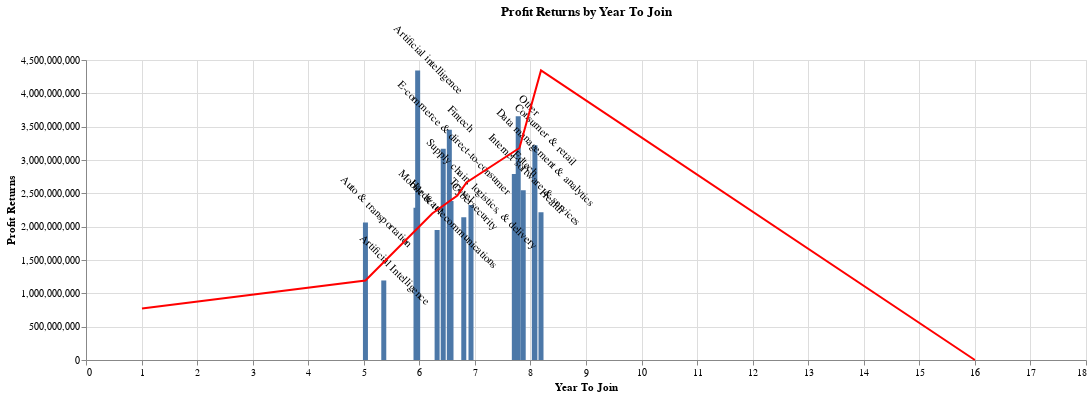

Notebook source saved alongside this figure:
### Markdown cell above
Combines a bar chart and a line chart to analyze Profit Returns by Year To Join, allowing for both detailed comparison and trend analysis along Industry.

### Code cell
import altair as alt

# Create the bar chart with tooltip and industry label
bar_chart = alt.Chart(result_table).mark_bar().encode(
    x=alt.X('Year To Join', title='Year To Join'),
    y=alt.Y('Profit Returns', title='Profit Returns'),
    tooltip=['Industry', 'Year To Join', 'Profit Returns']
)

# Add Industry label on each bar
text = bar_chart.mark_text(
    align='center',
    baseline='bottom',
    dy=-10,  # Adjust vertical position of the label
    angle=45  # Rotate label by 45 degrees
).encode(
    text='Industry'
)

# Create the line chart showing average Profit Returns by Year To Join
line_chart = alt.Chart(avg_investing).mark_line(color='red').encode(
    x='Year To Join',
    y='Profit Returns',
    tooltip=['Year To Join', 'Profit Returns']
)

# Combine bar chart and line chart
combined_chart = (bar_chart + text + line_chart).properties(
    width=1000,
    height=300,
    title="Profit Returns by Year To Join"
)

combined_chart

### Figure 1 — Vega-Lite specification as saved in the notebook (floating-point values rounded to 4 significant figures)
{"config": {"view": {"continuousWidth": 400, "continuousHeight": 300}}, "layer": [{"mark": "bar", "encoding": {"tooltip": [{"field": "Industry", "type": "nominal"}, {"field": "Year To Join", "type": "quantitative"}, {"field": "Profit Returns", "type": "quantitative"}], "x": {"field": "Year To Join", "title": "Year To Join", "type": "quantitative"}, "y": {"field": "Profit Returns", "title": "Profit Returns", "type": "quantitative"}}}, {"mark": {"type": "text", "align": "center", "angle": 45, "baseline": "bottom", "dy": -10}, "encoding": {"text": {"field": "Industry", "type": "nominal"}, "tooltip": [{"field": "Industry", "type": "nominal"}, {"field": "Year To Join", "type": "quantitative"}, {"field": "Profit Returns", "type": "quantitative"}], "x": {"field": "Year To Join", "title": "Year To Join", "type": "quantitative"}, "y": {"field": "Profit Returns", "title": "Profit Returns", "type": "quantitative"}}}, {"data": {"name": "data-c2e7a81fdeadea4e48f7269d2baa18b4"}, "mark": {"type": "line", "color": "red"}, "encoding": {"tooltip": [{"field": "Year To Join", "type": "quantitative"}, {"field": "Profit Returns", "type": "quantitative"}], "x": {"field": "Year To Join", "type": "quantitative"}, "y": {"field": "Profit Returns", "type": "quantitative"}}}], "data": {"name": "data-f30a3ff65169358a3034e70e97a8f132"}, "height": 300, "title": "Profit Returns by Year To Join", "width": 1000, "$schema": "https://vega.github.io/schema/vega-lite/v4.17.0.json", "datasets": {"data-f30a3ff65169358a3034e70e97a8f132": [{"Industry": "Auto & transportation", "Year To Join": 5.03, "Profit Returns": 2062000000.0}, {"Industry": "Artificial Intelligence", "Year To Join": 5.36, "Profit Returns": 1193000000.0}, {"Industry": "Hardware", "Year To Join": 5.94, "Profit Returns": 2283000000.0}, {"Industry": "Artificial intelligence", "Year To Join": 5.97, "Profit Returns": 4343000000.0}, {"Industry": "Mobile & telecommunications", "Year To Join": 6.32, "Profit Returns": 1950000000.0}, {"Industry": "E-commerce & direct-to-consumer", "Year To Join": 6.43, "Profit Returns": 3167000000.0}, {"Industry": "Fintech", "Year To Join": 6.54, "Profit Returns": 3455000000.0}, {"Industry": "Travel", "Year To Join": 6.57, "Profit Returns": 2384000000.0}, {"Industry": "Cybersecurity", "Year To Join": 6.8, "Profit Returns": 2141000000.0}, {"Industry": "Supply chain, logistics, & delivery", "Year To Join": 6.93, "Profit Returns": 2326000000.0}, {"Industry": "Edtech", "Year To Join": 7.71, "Profit Returns": 2790000000.0}, {"Industry": "Other", "Year To Join": 7.78, "Profit Returns": 3654000000.0}, {"Industry": "Internet software & services", "Year To Join": 7.87, "Profit Returns": 2547000000.0}, {"Industry": "Data management & analytics", "Year To Join": 8.07, "Profit Returns": 2879000000.0}, {"Industry": "Consumer & retail", "Year To Join": 8.08, "Profit Returns": 3220000000.0}, {"Industry": "Health", "Year To Join": 8.19, "Profit Returns": 2217000000.0}], "data-c2e7a81fdeadea4e48f7269d2baa18b4": [{"Year To Join": 16.0, "Profit Returns": 16.0}, {"Year To Join": 6.849, "Profit Returns": 2663000000.0}, {"Year To Join": 1.007, "Profit Returns": 770800000.0}, {"Year To Join": 5.03, "Profit Returns": 1193000000.0}, {"Year To Join": 6.232, "Profit Returns": 2198000000.0}, {"Year To Join": 6.685, "Profit Returns": 2465000000.0}, {"Year To Join": 7.803, "Profit Returns": 3181000000.0}, {"Year To Join": 8.19, "Profit Returns": 4343000000.0}]}}
